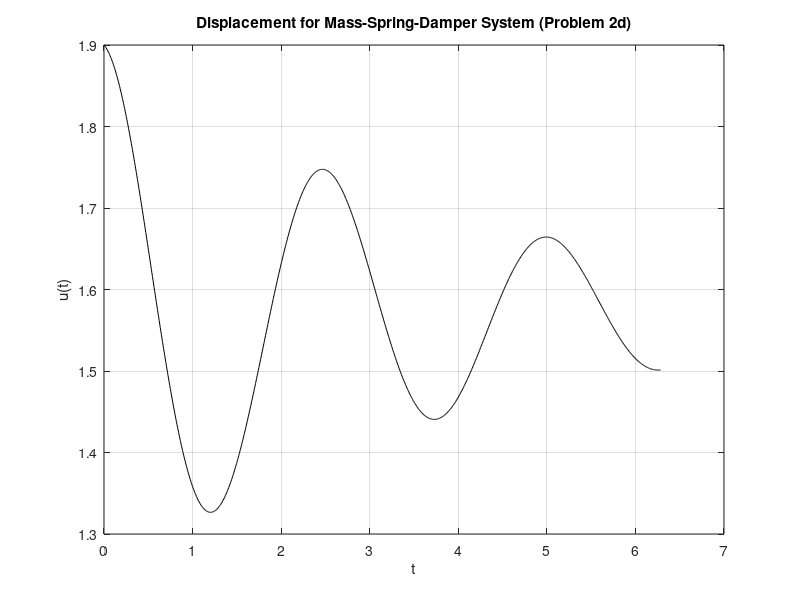
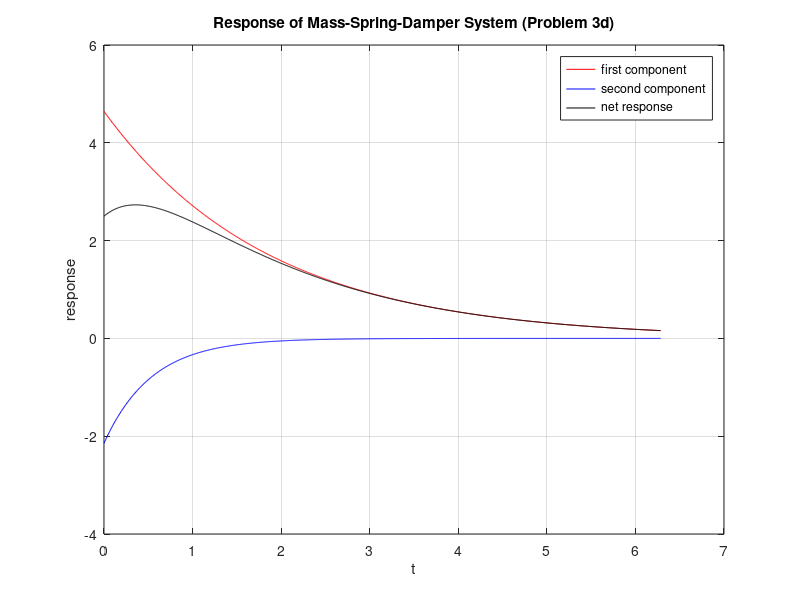

These figures' MATLAB source, in order:
% AAE 340 - HW 02
% Jordan Mayer

%%% Problem 2d %%%

% Calculate u(t)
t = linspace(0, 2*pi, 1000);
u = zeros(1,1000);
for k=1:1000
    u(k) = 0.33*cos(2.487*t(k)) - 0.01659*sin(2.487*t(k));
    u(k) = u(k)*exp(-0.25*t(k));
    u(k) = u(k) + 1.570;
end

% Create and format plot
figure(1);
plot(t, u, '-k');
title('Displacement for Mass-Spring-Damper System (Problem 2d)');
xlabel('t');ylabel('u(t)');grid on;


%%% Problem 3d %%%

% Calcuate lamda1, lamda2, lamda
t = linspace(0, 2*pi, 1000);
lamda1 = zeros(1,1000);
lamda2 = zeros(1,1000);
lamda = zeros(1,1000);
for k=1:1000
    lamda1(k) = 4.6426*exp(-0.5367*t(k));
    lamda2(k) = -2.1426*exp(-1.862*t(k));
    lamda(k) = lamda1(k) + lamda2(k);
end

% Create and format plot
figure(2);
plot(t, lamda1, '-r');hold on;
plot(t, lamda2, '-b');plot(t, lamda, '-k');
title('Response of Mass-Spring-Damper System (Problem 3d)');
xlabel('t');ylabel('response');grid on;
legend('first component','second component','net response');
hold off;